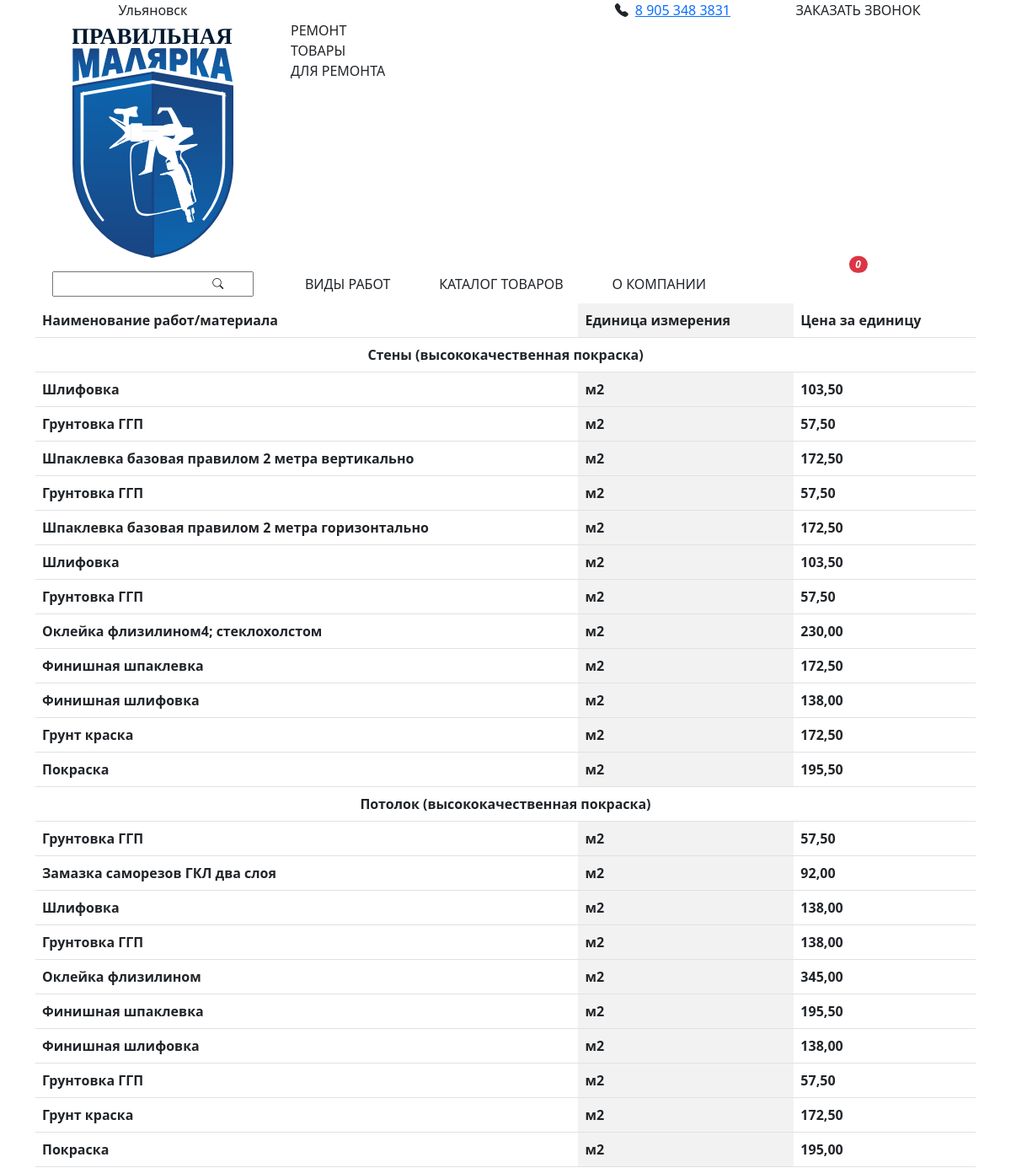
The page /services/ (upper part) on the database as committed earlier.
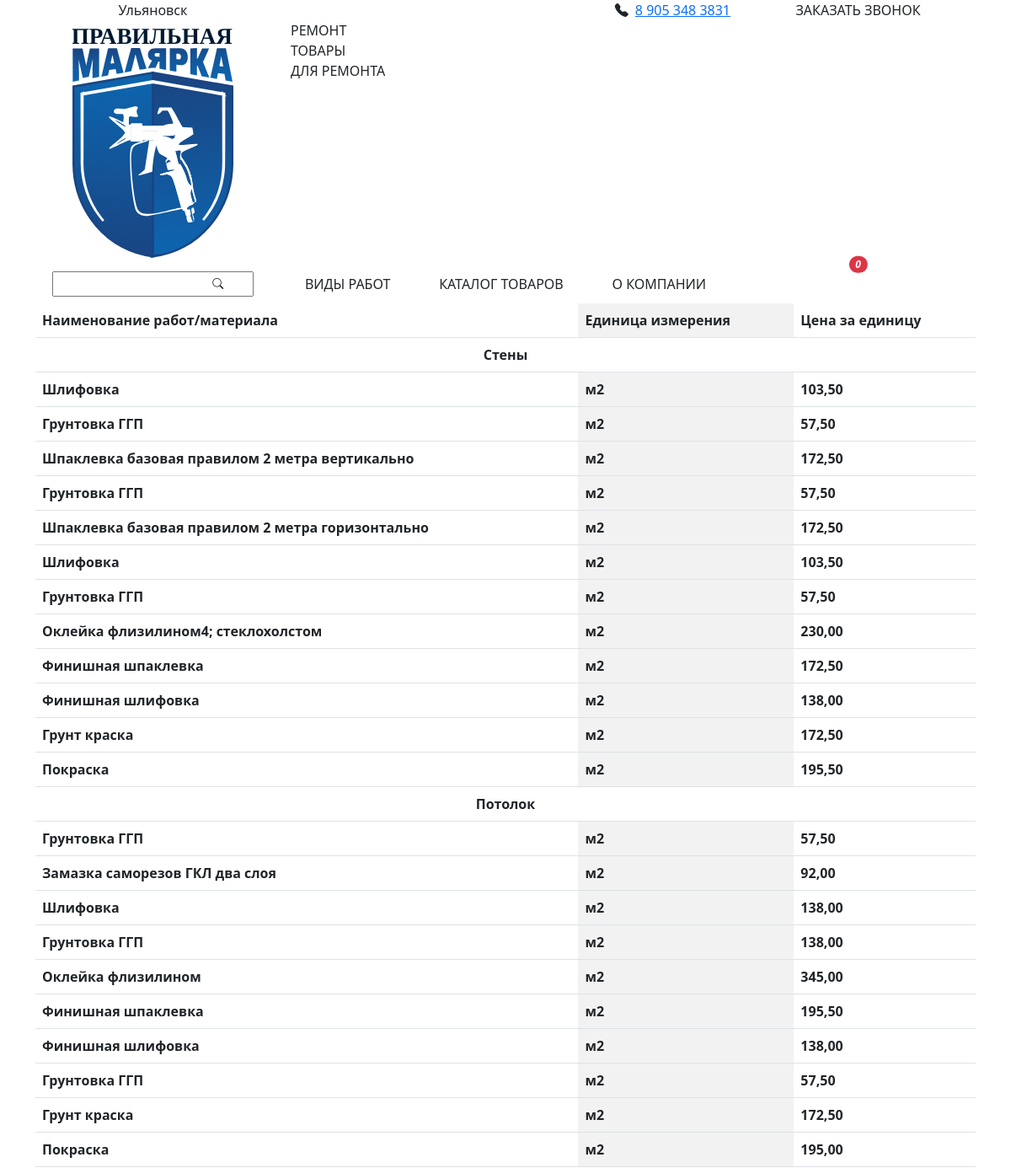
The same page on the database as committed later.
### cms/models.py (models this page shows, shortened)
class Service(models.Model):
    name = models.CharField(max_length=256, blank=True, null=True, verbose_name='Наименование')
    service_pc = models.CharField(max_length=20, blank=True, null=True, verbose_name='Единица измерения')
    service_price = models.DecimalField(max_digits=10, decimal_places=2, verbose_name='Цена за единицу')
    service_category = models.ForeignKey(ServiceCategory, on_delete=models.CASCADE, verbose_name="Категория")
    service_code = models.CharField(max_length=256, verbose_name='Код вида работ', null=True, blank=True)
    class Meta:
        verbose_name = 'Вид работ'
        verbose_name_plural = 'Виды работ'

### main/models.py (models this page shows, shortened)
class ServiceCategory(models.Model):
    name = models.CharField(max_length=256, blank=True, null=True, verbose_name='Наименование')
    photo = models.ImageField(upload_to="images/service_category", verbose_name="Фото", null=True, blank=True)
    class Meta:
        verbose_name = 'Категория работ'
        verbose_name_plural = 'Категории работ'

### main/views.py (the view)
# urls.py: path('services/', views.services, name='services'),
def services(request):
    catalog = {}
    categories = ServiceCategory.objects.all()
    for category in categories:
        services = Service.objects.filter(service_category=category)
        currentservices = []
        for ser in services:
            currentservices.append(ser)
        catalog.update({category.name: currentservices})
    dict = {
        'catalog': catalog,
    }
    return render(request, 'main/services.html', dict)

### templates/main/services.html (shortened to what this page needs)
{% extends 'base.html' %}
{% block services %}
    <table class="table table-striped-columns">
        <thead>
        <tr>
            <th scope="col">
                Наименование работ/материала
            </th>
            <th scope="col">
                Единица измерения
            </th>
            <th scope="col">
                Цена за единицу
            </th>
        </tr>
        </thead>
        <tbody>
        {% for cat, services in catalog.items %}
            <tr>
                <th colspan="3" class="text-center">{{ cat }}</th>
            </tr>
            {% for item in services %}
                <tr>
                    <th>{{ item.name }}</th>
                    <th>{{ item.service_pc }}</th>
                    <th>{{ item.service_price }}</th>
                </tr>
            {% endfor %}
        {% endfor %}
        </tbody>
    </table>
{% endblock %}

### templates/base.html (shortened to what this page needs)
{% load static %}
{% load sass_tags %}
<!DOCTYPE html>
<html lang="en">
<head>
    <link href="{% static 'bootstrap/css/bootstrap.min.css' %}" type="text/css" rel="stylesheet">
    <link href="{% static 'lightslider/css/lightslider.css' %}" type="text/css" rel="stylesheet">
    <link rel="stylesheet" href="https://cdn.jsdelivr.net/npm/bootstrap-icons@1.10.3/font/bootstrap-icons.css">
    <link rel="stylesheet" type="text/css" href="{% sass_src 'css/index.scss' %}">
</head>
<body>
<div class="container">
    {% include "main/components/header.html" %}
    {% block services %}
    {% endblock %}
</div>
</body>
</html>

### templates/main/components/header.html (shortened to what this page needs)
{% load static %}
<nav class="container-fluid flex-column ">
    <div class="row d-flex justify-content-center first-row">
        <div class="col-3 text-center uln">
            <span class="align-self-center">Ульяновск</span>
        </div>
        <div class="col-6 d-flex justify-content-end phone">
            <i class="bi bi-telephone-fill me-2"></i>
            <a href="tel:89053483831"> 8 905 348 3831</a>
        </div>
        <div class="col-3 text-center call-back">
            <span type="button" data-bs-toggle="modal" data-bs-target="#headercallback">ЗАКАЗАТЬ ЗВОНОК</span>
        </div>
    </div>
    <div class="row second-row">
        <div class="col-3">
            <div class="logo-wrapper text-center">
                <a href="{% url 'index' %}">
                <img class="w-75 my-2 object-fit-cover" src="{% static 'images/logo.svg' %}" alt="Logo">
                </a>
            </div>
        </div>
        <div class="col-9 px-0">
            <div class="menu-img d-flex flex-column justify-content-center">
                <span class="repair ms-4">РЕМОНТ</span>
                <span class="goods ms-4">ТОВАРЫ</span>
                <span class="for-repair ms-4">ДЛЯ РЕМОНТА</span>
            </div>
        </div>
    </div>
    <div class="row third-row">
        <div class="col-3 px-0">
            <div class="text-center mx-auto py-2 search-wrapper text-center position-relative">
                <label>
                    <input type="search" class="search-input">
                </label>
                <span type='submit' class='position-absolute'
                      style="top: 30%; right: 20%; font-size: 13px">
                    <i class="bi bi-search"></i>
                </span>
            </div>
        </div>
        <div class="col-6 d-flex justify-content-around">
            <a class="navbar-brand align-self-center" href="{% url 'services' %}">ВИДЫ РАБОТ</a>
            <a class="navbar-brand align-self-center" href="{% url 'goods' %}">КАТАЛОГ ТОВАРОВ</a>
            <a class="navbar-brand align-self-center" href="{% url 'index' %}">О КОМПАНИИ</a>
        </div>
        <div class="col-3 position-relative text-center cart-wrapper">
            <a class="position-relative" href="{% url 'cart' %}">
                <i class="position-absolute cart">
                <span class="position-absolute top-0 start-100 translate-middle badge rounded-pill bg-danger cart-amount">
                </span>
                </i>
            </a>
        </div>
    </div>
</nav>

Rows that differ between the two databases and show on the page:
changed through a linked row, Service: name "Стены (высококачественная покраска)" → "Стены"
changed through a linked row, Service: name "Потолок (высококачественная покраска)" → "Потолок"
